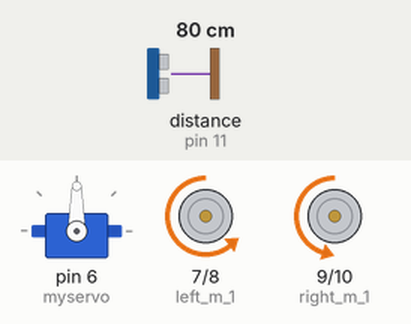
This sketch was run on a simulated Arduino Uno, built with avr-gcc and run on an emulated ATmega328P. Shown: servo, motor-driver pin pairs drawn as motors (green arrow = first pin HIGH = forward, orange = second pin HIGH = backward, longer = more drive, scaled by the enable pin). Wiring (inferred from the names in the program): ultrasonic range finder: trigger pin 12; echo pin 11. The test bench sets the inputs (shaded band); at power-on: distance to the obstacle (sensor on pin 11) 80 cm. The echo pulse lasts 58.3 µs per cm.

Above: at 1.2 s.
1.3 s: distance to the obstacle (sensor on pin 11) set to 44 cm
2.8 s: distance to the obstacle (sensor on pin 11) set to 38 cm
At 4.3 s:
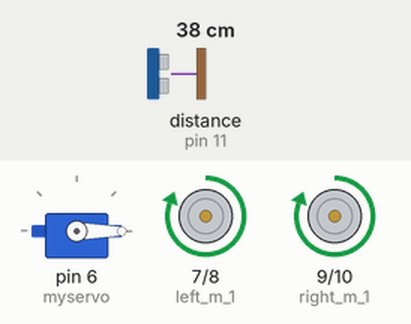
5.8 s: distance to the obstacle (sensor on pin 11) set to 60 cm
At 6.2 s:
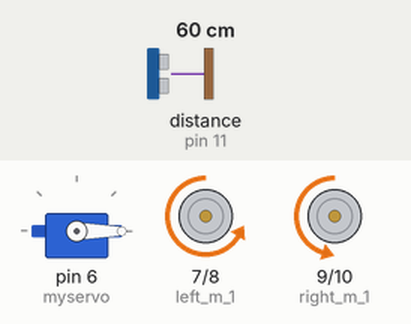
8.1 s: distance to the obstacle (sensor on pin 11) set to 2 cm
At 8.4 s:
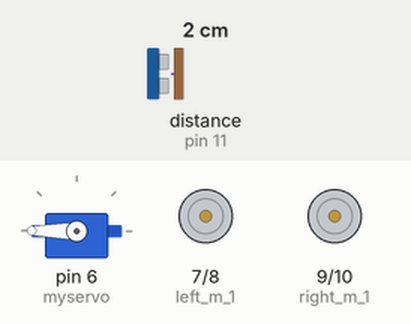
11.1 s: distance to the obstacle (sensor on pin 11) set to 120 cm
Timing chart, 0 to 14.1 s (numbered marks = the images above; inputs shaded):
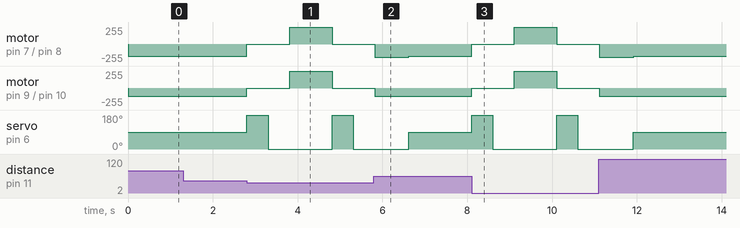

Measured:
- the behaviour switches between 41 and 40 cm on distance to the obstacle (sensor on pin 11) (found by bisection; images 0 and 1)
- after the input at 1.3 s, every drawn part: stays the same
- after the input at 2.8 s, motor on pin 7 (left_m_1) / pin 8 (left_m_2): backward 180/255 → stopped at once, → forward 255/255 1.0 s later, → stopped 1.0 s later; motor on pin 9 (right_m_1) / pin 10 (right_m_2): backward 120/255 → stopped at once, → forward 255/255 1.0 s later, → stopped 1.0 s later
- after the input at 8.1 s, motor on pin 7 (left_m_1) / pin 8 (left_m_2): backward 180/255 → stopped at once, → forward 255/255 1.0 s later, → stopped 1.0 s later; motor on pin 9 (right_m_1) / pin 10 (right_m_2): backward 120/255 → stopped at once, → forward 255/255 1.0 s later, → stopped 1.0 s later

The sketch:

Full_robot.ino
```cpp
#include <Servo.h>
Servo myservo;
int echopin=11;
int trigpin=12;
int Right_speed=3;
int Left_speed=5;
int left_m_1=7;
int left_m_2=8;
int right_m_1=9;
int right_m_2=10;
long duration;
int distance;
/****************************************************/
void setup() {
  Serial.begin(9600);
  pinMode(trigpin,OUTPUT);
  pinMode(echopin,INPUT);
  pinMode(Right_speed,OUTPUT);
  pinMode(Left_speed,OUTPUT);
  pinMode(left_m_1,OUTPUT);
  pinMode(left_m_2,OUTPUT);
  pinMode(right_m_1,OUTPUT);
  pinMode(right_m_2,OUTPUT);
  myservo.attach(6);
}
/****************************************************/
void loop() {

  myservo.write(90);
  distance = look();
  if (distance>40)
  {
    forward();
  }
  else if(distance < 40 )
  {
     Stop();
     myservo.write(180);
     delay(500);
     distance=look();
     if (distance>40)
     {
      t_left();
      delay(800);
     }
     else if(distance < 40)
     {
       myservo.write(0);
       delay(500);
       distance=look();
       if(distance>40)
       {
           t_right();
           delay(800);
       }
       else if(distance < 40)
       {
         backward();
         delay(1000);
       }
     }
  }
}

/******************  Backward  ***********************/
void backward()
{ analogWrite(Right_speed,255);
  analogWrite(Left_speed,255);
  digitalWrite(right_m_1,HIGH);     // right motor
  digitalWrite(right_m_2,LOW);

  digitalWrite(left_m_1,HIGH);     // left motor
  digitalWrite(left_m_2,LOW);
}
/*****************  Forward  ***********************/
void forward()
{ analogWrite(Right_speed,120);
  analogWrite(Left_speed,180);
  digitalWrite(right_m_1,LOW);     // right motor
  digitalWrite(right_m_2,HIGH);

  digitalWrite(left_m_1,LOW);     // left motor
  digitalWrite(left_m_2,HIGH);
}
/********************  Stop  ************************/
void Stop()
{ digitalWrite(right_m_1,LOW);     // right motor
  digitalWrite(right_m_2,LOW);

  digitalWrite(left_m_1,LOW);     // left motor
  digitalWrite(left_m_2,LOW);
}
/********************  Look  ************************/
long look()
{
  digitalWrite(trigpin,LOW);
  delayMicroseconds(5);
  digitalWrite(trigpin,HIGH);
  delayMicroseconds(10);
  digitalWrite(trigpin,LOW);
  duration = pulseIn(echopin,HIGH);
  long cm = (duration/2)*0.034;
  return cm;
}
/***************** Turn Left  ***********************/
void t_left()
{
  analogWrite(Right_speed,200);
  analogWrite(Left_speed,80);

  digitalWrite(right_m_1,LOW);     // right motor
  digitalWrite(right_m_2,HIGH);

  digitalWrite(left_m_1,LOW);     // left motor
  digitalWrite(left_m_2,HIGH);
}
/****************  Turn Right   ***********************/
void t_right()
{
  analogWrite(Right_speed,60);
  analogWrite(Left_speed,200);

  digitalWrite(right_m_1,LOW);     // right motor
  digitalWrite(right_m_2,HIGH);

  digitalWrite(left_m_1,LOW);     // left motor
  digitalWrite(left_m_2,HIGH);
}
/******************* Servo Angle  *********************/
void servo_angle(int x)
{
  myservo.write(x);
}
```
